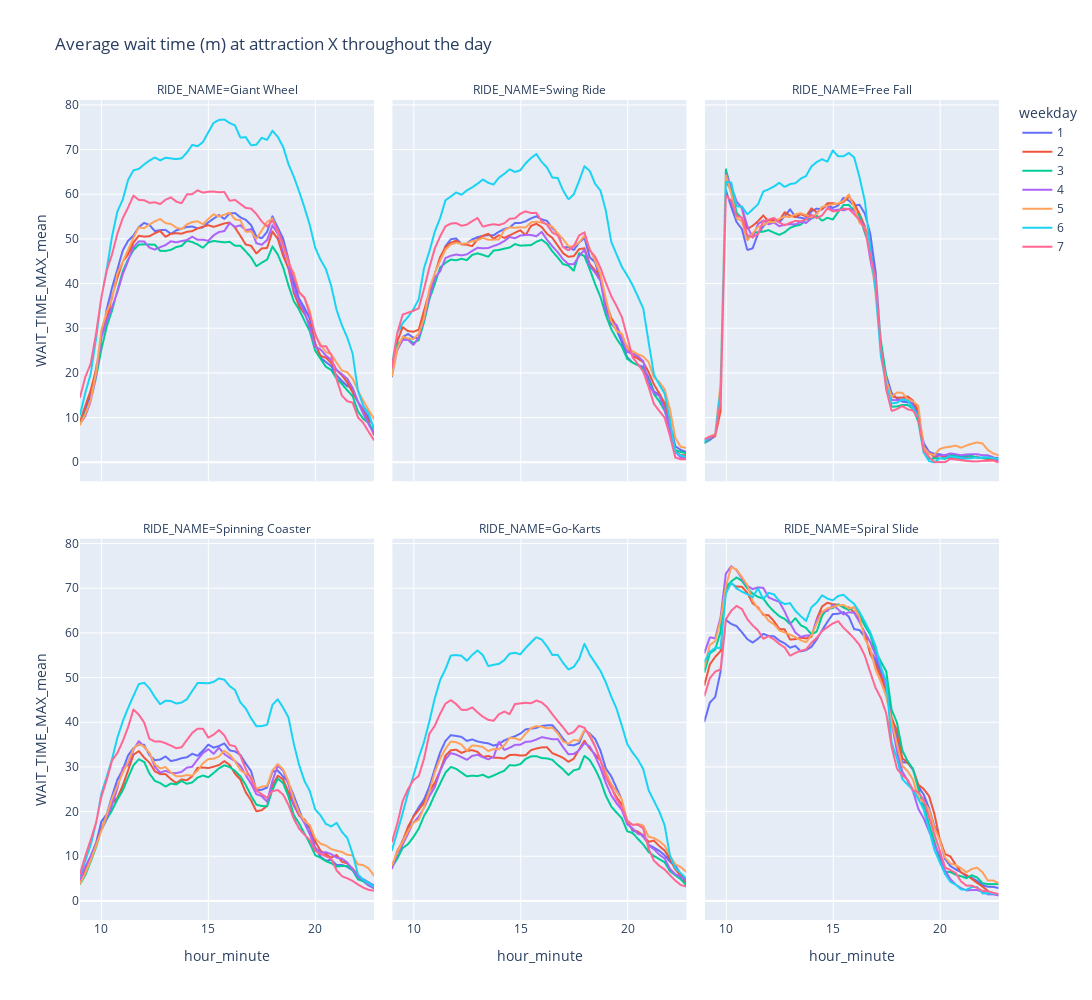

This figure's notebook cell:
### Code cell
(
  wt
  .filter((col('DEB_TIME') <= date(2020, 3, 13)).or_(col('DEB_TIME') >= date(2021, 6, 19)))   # We take out COVID TIME
  .group_by(col('ENTITY_DESCRIPTION_SHORT').alias('RIDE_NAME'), col('DEB_TIME').dt.weekday().alias('weekday'), (col('DEB_TIME').dt.hour() + col('DEB_TIME').dt.minute() / 60).alias('hour_minute'))
  .agg(col('WAIT_TIME_MAX').mean().suffix('_mean'))
  .filter(col('RIDE_NAME').is_in(['Spinning Coaster', 'Go-Karts', 'Free Fall', 'Swing Ride', 'Giant Wheel', 'Spiral Slide']))
).sort(['weekday', 'hour_minute'], descending=[False, False]).to_pandas().plot(
  x= 'hour_minute',
  y='WAIT_TIME_MAX_mean',
  color='weekday',
  facet_col="RIDE_NAME",
  facet_col_wrap = 3,
  title = 'Average wait time (m) at attraction X throughout the day', width=2000, height=1000)
